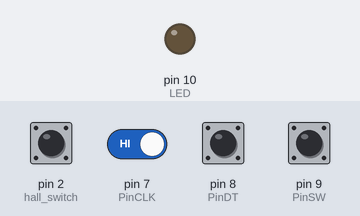
Recording of a sketch running on a simulated Arduino Uno, built with avr-gcc and run on an emulated ATmega328P. Shown: output pins drawn as LEDs (lit = HIGH). The inputs (shaded band) are chosen by the test bench; at power-on: pin 7 (PinCLK), pin 8 (PinDT) HIGH, pin 2 (hall_switch), pin 9 (PinSW) LOW. What the sketch prints to the serial monitor is not drawn.

Above: at 1.2 s.
1.3 s: pin 2 (hall_switch) pulled HIGH for 0.15 s
At 1.37 s:
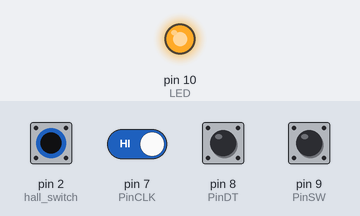
2.9 s: pin 7 (PinCLK) driven LOW
4.4 s: pin 9 (PinSW) pulled HIGH for 0.15 s
Timing chart, 0 to 7.4 s (numbered marks = the images above; inputs shaded):
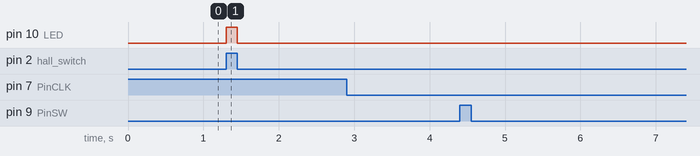

The sketch:

ENCODER.ino
```cpp
/*
 * Author: Juan Pablo Valenzuela
 * Description:
 * Code that debounces and gets data from the encoder
 * Date: 9/12/2022
 */
//****************************************************************************************
 //Libraries


//****************************************************************************************
//Definitions

// Rotary Encoder Module connections
const int PinSW=9;   // Rotary Encoder Switch
const int PinDT=8;    // DATA signal
const int PinCLK=7;    // CLOCK signal

#define hall_switch 2
#define LED 10
//PIN 8 is the pin where the sensor reading is taken from

//****************************************************************************************


//****************************************************************************************
//Variables

int Switch_state;
bool button=0;
String mssg;

//Debouncing button
bool buttonState = LOW;

// Variables to debounce Rotary Encoder
long TimeOfLastDebounce = 0;
int DelayofDebounce = 0.010; //Debounce delay of 10ms the average of all systems

// Store previous Pins state
int PreviousCLK;
int PreviousDATA;

int displaycounter=0; // Store current counter value
int angle = 0; //Angle of rotation
int desired_angle = 0;

//****************************************************************************************

//****************************************************************************************
//Function prototypes
void check_rotary(void);
void Encoder_config(void);

boolean debounceButton(boolean state);
void checkswitch(void);

void Hall_config(void);
void reset_pos(void);
//****************************************************************************************

void setup() {
  // put your setup code here, to run once:
  Encoder_config();
}

void loop() {
  // put your main code here, to run repeatedly:
  // If enough time has passed check the rotary encoder
  if ((millis() - TimeOfLastDebounce) > DelayofDebounce) {

    check_rotary();  // Rotary Encoder check routine below

    PreviousCLK=digitalRead(PinCLK);
    PreviousDATA=digitalRead(PinDT);

    TimeOfLastDebounce=millis();  // Set variable to current millis() timer
  }
  checkswitch(); //check if button was pressed
  if (digitalRead(hall_switch)==HIGH){
    digitalWrite(LED, HIGH);
  } else {
    digitalWrite(LED, LOW);
  }
}

void Encoder_config(){
  // Put current pins state in variables
  PreviousCLK=digitalRead(PinCLK);
  PreviousDATA=digitalRead(PinDT);

  // Set the Switch pin to use Arduino PULLUP resistors
  pinMode(PinSW, INPUT); //Not necesary since the encoder has a pullup resistor
  pinMode(PinDT, INPUT);
  pinMode(PinCLK, INPUT);
  pinMode(LED, OUTPUT); //for visual aid
  pinMode(hall_switch,INPUT);
  Serial.begin(115200);
}

// Check if Rotary Encoder was moved
void check_rotary() {

 if ((PreviousCLK == 0) && (PreviousDATA == 1)) {
    if ((digitalRead(PinCLK) == 1) && (digitalRead(PinDT) == 0)) {
      displaycounter++;
      angle++;
     Serial.println(displaycounter);
     //Serial.println(int(angle*(360.0/40.0)));
    }
    if ((digitalRead(PinCLK) == 1) && (digitalRead(PinDT) == 1)) {
      displaycounter--;
      angle--;
      Serial.println(displaycounter);
      //Serial.println(int(angle*(360.0/40.0)));
    }
  }

if ((PreviousCLK == 1) && (PreviousDATA == 0)) {
    if ((digitalRead(PinCLK) == 0) && (digitalRead(PinDT) == 1)) {
      displaycounter++;
      angle++;
      Serial.println(displaycounter);
      //Serial.println(int(angle*(360.0/40.0)));
    }
    if ((digitalRead(PinCLK) == 0) && (digitalRead(PinDT) == 0)) {
      displaycounter--;
      angle--;
     Serial.println(displaycounter);
     //Serial.println(int(angle*(360.0/40.0)));
    }
  }

if ((PreviousCLK == 1) && (PreviousDATA == 1)) {
    if ((digitalRead(PinCLK) == 0) && (digitalRead(PinDT) == 1)) {
      displaycounter++;
      angle++;
      Serial.println(displaycounter);
      //Serial.println(int(angle*(360.0/40.0)));
    }
    if ((digitalRead(PinCLK) == 0) && (digitalRead(PinDT) == 0)) {
      displaycounter--;
      angle--;
     Serial.println(displaycounter);
     //Serial.println(int(angle*(360.0/40.0)));
    }
  }

if ((PreviousCLK == 0) && (PreviousDATA == 0)) {
    if ((digitalRead(PinCLK) == 1) && (digitalRead(PinDT) == 0)) {
      displaycounter++;
      angle++;
      Serial.println(displaycounter);
      //Serial.println(int(angle*(360.0/40.0)));
    }
    if ((digitalRead(PinCLK) == 1) && (digitalRead(PinDT) == 1)) {
      displaycounter--;
      angle--;
      Serial.println(displaycounter);
      //Serial.println(int(angle*(360.0/40.0)));
    }
  }

  }


boolean debounceButton(boolean state){
  bool stateNow = digitalRead(PinSW);
  if(state!=stateNow)
  {
    delay(10);
    stateNow = digitalRead(PinSW);
  }
  return stateNow;

}

void checkswitch(){
  if(debounceButton(buttonState) == HIGH && buttonState == LOW)
  {
    Serial.println("Pressed");
    buttonState = HIGH;
  }
  else if(debounceButton(buttonState) == LOW && buttonState == HIGH)
  {
       buttonState = LOW;
  }
}
```

Measured:
- after the input at 1.3 s, pin 10 (LED): LOW → HIGH at once, → LOW 0.15 s later
- after the input at 2.9 s, every drawn part: stays the same
- after the input at 4.4 s, every drawn part: stays the same
